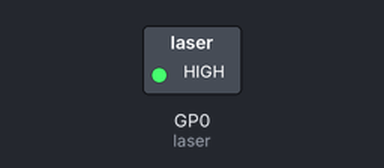
The program below on a simulated Raspberry Pi Pico running MicroPython. Parts: switched loads named in the program (green lamp = pin HIGH). Dashed ring = blinking. What the program prints to the serial console is not drawn.

Above: at 0.5 s.
Timing chart, 0 to 4.6 s (numbered marks = the images above):
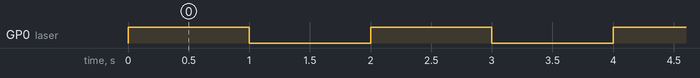

Measured:
- by itself, GP0 (laser): alternates HIGH for 1.0 s and LOW for 1.0 s

The program:

pico_w_laser_blink.py
```python
# Simple MicroPython script to blink the laser diode by toggling GPIO 0 on the Raspberry Pi Pico W (drives the transistor base through a resistor).
#
# Full tutorial: https://shillehtek.com/blogs/news/raspberry-pi-pico-w-5v-laser-diode-gpio-control
# Parts used: https://shillehtek.com/products/shillehtek-universal-power-supply-module
#             https://shillehtek.com/products/shillehtek-6mm-650nm-5mw-red-laser-diode-module
#             https://shillehtek.com/products/shillehtek-830-point-breadboard-for-arduino-raspberry-pi-esp32-and-other-microcontrollers
# More examples: https://github.com/shillehbean/shillehtek-examples
#

from machine import Pin
import time

# Initialize GPIO pin for the laser diode
laser = Pin(0, Pin.OUT)

# Function to blink the laser diode
while True:
    laser.value(1)  # Turn ON
    print("Laser ON")
    time.sleep(1)
    laser.value(0)  # Turn OFF
    print("Laser OFF")
    time.sleep(1)
```
